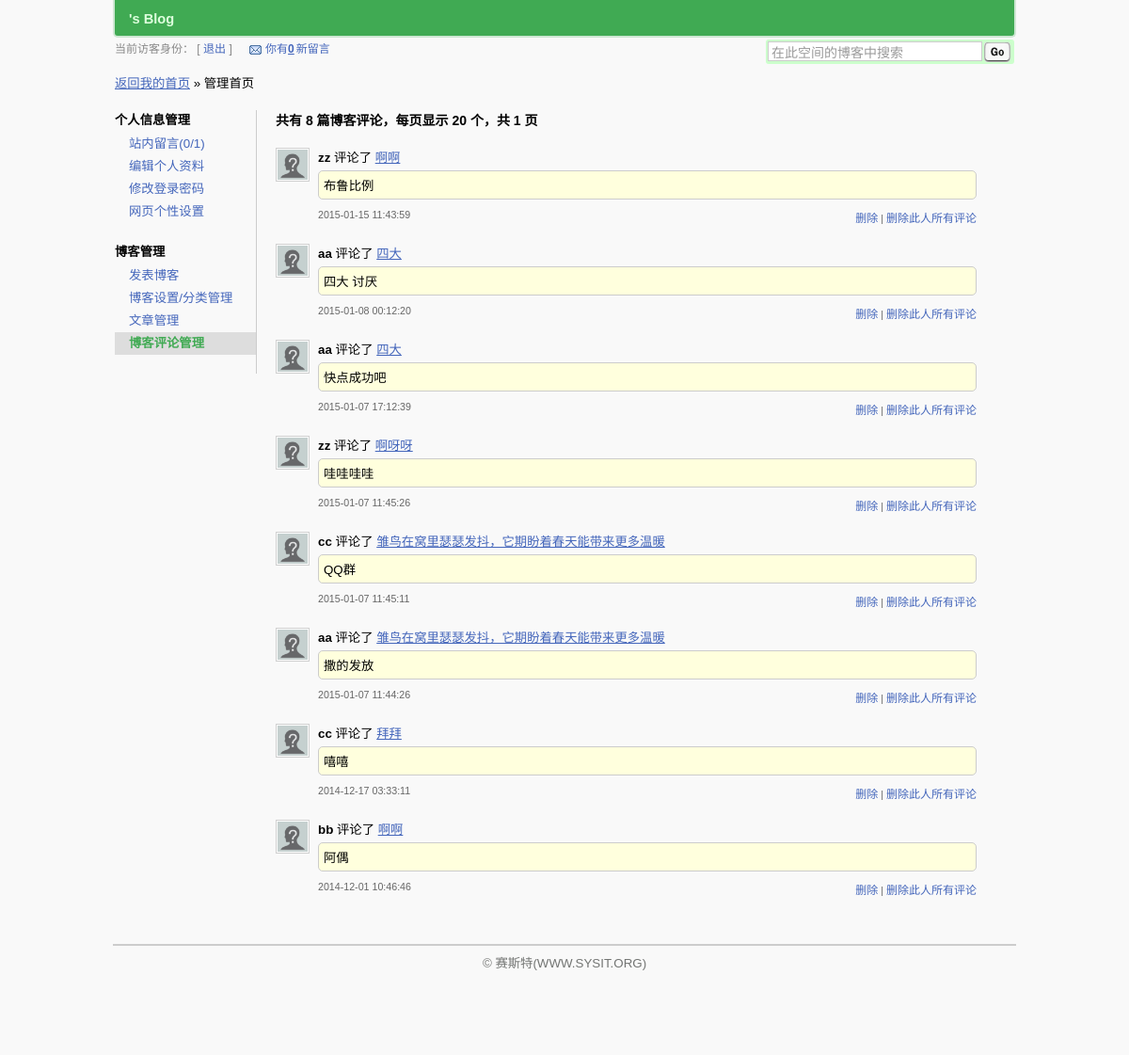
Before: /index.php/blog/blogComments with the older database file.
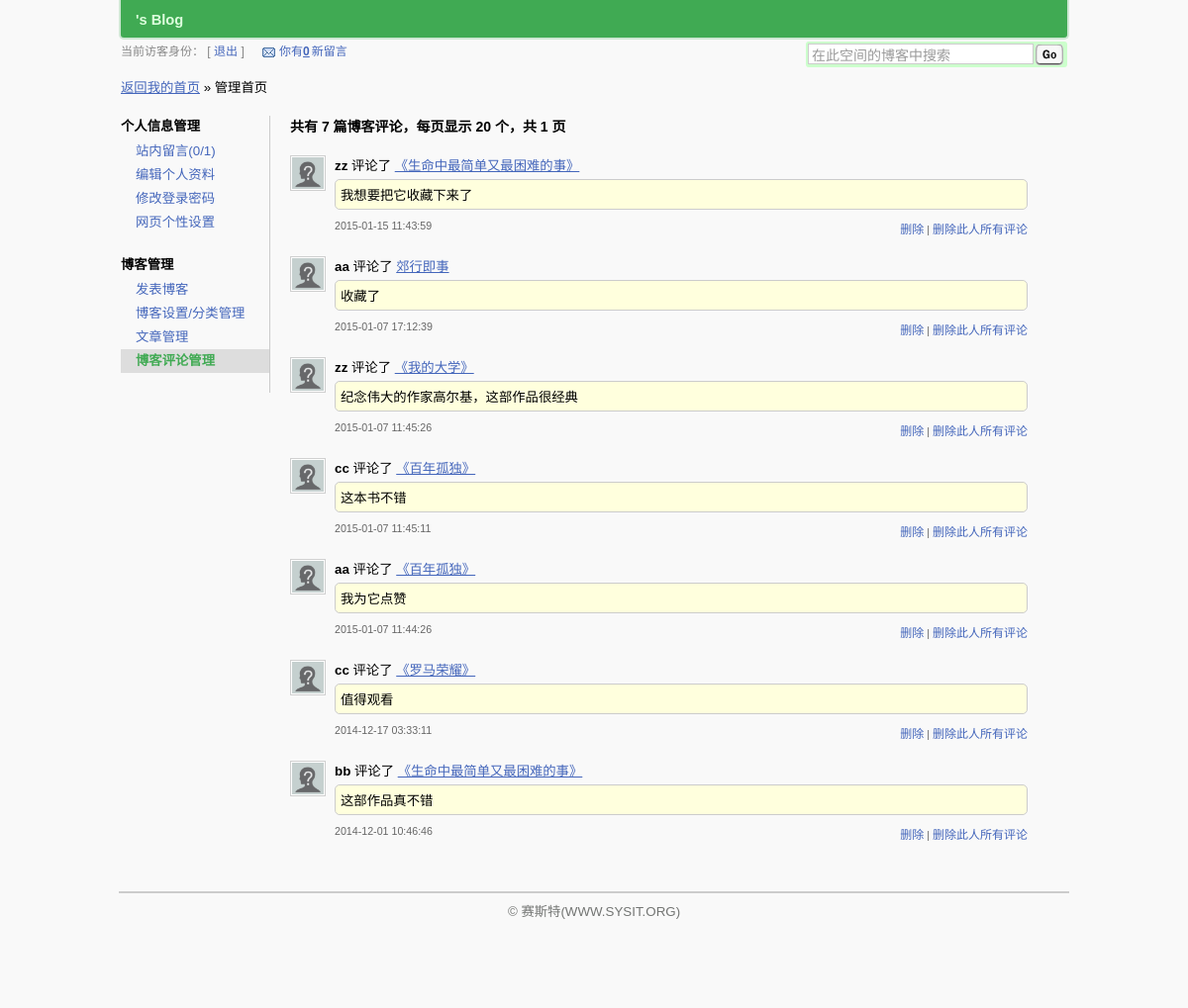
After: the same page with the newer database file.
### tables this page shows
CREATE TABLE `t_comments` (
  `COMMENT_ID` int(11) NOT NULL AUTO_INCREMENT COMMENT '编号',
  `COMMENTATOR` int(11) DEFAULT NULL COMMENT '评论人',
  `BLOG_ID` int(11) DEFAULT NULL COMMENT '评论博客',
  `CONTENT` text COMMENT '评论内容',
  `ADD_TIME` datetime DEFAULT NULL COMMENT '评论时间',
  PRIMARY KEY (`COMMENT_ID`),
  KEY `FK_BLOGS_COMMENTS` (`BLOG_ID`),
  KEY `FK_USERS_COMMENTS` (`COMMENTATOR`),
  CONSTRAINT `FK_BLOGS_COMMENTS` FOREIGN KEY (`BLOG_ID`) REFERENCES `t_blogs` (`BLOG_ID`) ON DELETE CASCADE,
  CONSTRAINT `FK_USERS_COMMENTS` FOREIGN KEY (`COMMENTATOR`) REFERENCES `t_users` (`USER_ID`)
);

CREATE TABLE `t_users` (
  `USER_ID` int(11) NOT NULL AUTO_INCREMENT COMMENT '编号',
  `ACCOUNT` varchar(50) DEFAULT NULL COMMENT '登录帐号',
  `PASSWORD` varchar(20) DEFAULT NULL COMMENT '登录密码',
  `NAME` varchar(50) DEFAULT NULL COMMENT '姓名',
  `GENDER` varchar(2) NOT NULL COMMENT '性别',
  `BIRTHDAY` varchar(20) DEFAULT NULL COMMENT '生日',
  `PROVINCE` varchar(20) DEFAULT NULL COMMENT '居住地区',
  `CITY` varchar(20) DEFAULT NULL COMMENT '居住城市',
  `SIGNATURE` varchar(200) DEFAULT NULL COMMENT '个性签名',
  `IMG` varchar(100) DEFAULT NULL COMMENT '个人头像',
  `MOOD` varchar(100) DEFAULT NULL COMMENT '我的心情',
  PRIMARY KEY (`USER_ID`)
);

CREATE TABLE `t_blogs` (
  `BLOG_ID` int(11) NOT NULL AUTO_INCREMENT COMMENT '编号',
  `CATALOG_ID` int(11) DEFAULT NULL COMMENT '所属分类',
  `WRITER` int(11) DEFAULT NULL COMMENT '作者',
  `TITLE` varchar(100) DEFAULT NULL COMMENT '标题',
  `CONTENT` text COMMENT '内容',
  `ADD_TIME` datetime DEFAULT NULL COMMENT '添加时间',
  `CLICK_RATE` int(11) DEFAULT NULL COMMENT '点击率',
  `IS_YOURS` varchar(20) DEFAULT NULL,
  `COMM_RATE` int(11) DEFAULT NULL,
  PRIMARY KEY (`BLOG_ID`),
  KEY `FK_CATALOGS_BLOGS` (`CATALOG_ID`),
  KEY `FK_USERS_BLOGS` (`WRITER`),
  CONSTRAINT `FK_CATALOGS_BLOGS` FOREIGN KEY (`CATALOG_ID`) REFERENCES `t_blog_catalogs` (`CATALOG_ID`) ON DELETE CASCADE,
  CONSTRAINT `FK_USERS_BLOGS` FOREIGN KEY (`WRITER`) REFERENCES `t_users` (`USER_ID`) ON DELETE CASCADE
);

### application/controllers/Blog.php (called while the page is built, shortened)
<?php defined('BASEPATH') OR exit('No direct script access allowed');
    class Blog extends CI_Controller{
        public function blogComments(){
            $this->load->model('Blog_model');
            $rs=$this->Blog_model->User_comments();
            $arr['ucom']=$rs;
            $this->load->view('blogComments.php',$arr);
        }
    }
?>

### index.php (called while the page is built, shortened)
<?php
require_once BASEPATH.'core/CodeIgniter.php';

### application/models/Blog_model.php (called while the page is built, shortened)
<?php defined('BASEPATH') OR exit('No direct script access allowed');
    class Blog_model extends CI_model{
        public function User_comments(){
            $sql="select t_users.ACCOUNT,t_blogs.TITLE,t_comments.CONTENT,
                         t_comments.ADD_TIME,t_comments.COMMENT_ID,t_comments.COMMENTATOR
                  from t_comments,t_users,t_blogs
                  where t_comments.COMMENTATOR=t_users.USER_ID
                  and t_comments.BLOG_ID=t_blogs.BLOG_ID
                  ORDER BY t_comments.ADD_TIME DESC";
            $query=$this->db->query($sql);
            return $query->result();
        }
    }
?>

### application/views/blogComments.php (the view, shortened to what this page needs)
<!DOCTYPE html PUBLIC "-//W3C//DTD XHTML 1.0 Transitional//EN" "http://www.w3.org/TR/xhtml1/DTD/xhtml1-transitional.dtd">
<html xml:lang="zh-CN" xmlns="http://www.w3.org/1999/xhtml" lang="zh-CN"><head>
      <link rel="stylesheet" href="assets/css/space2011.css" type="text/css" media="screen">
  <link rel="stylesheet" type="text/css" href="assets/css/jquery.css" media="screen">
</head>
<body>
<div id="OSC_Screen">
<div id="OSC_Banner">
    <div id="OSC_Slogon"><?php echo $this->session->userdata('uname');?>'s Blog</div>
    <div id="OSC_Channels">
        <ul>
        <li><a href="" class="project"><?php echo $this->session->userdata(umood);?></a></li>
        </ul>
    </div>
</div><div id="OSC_Topbar">
	  <div id="VisitorInfo">
		当前访客身份：
				<?php echo $this->session->userdata('uname');?> [ <a href="User/unindex">退出</a> ]
				<span id="OSC_Notification">
			<a href="Blog/inbox" class="msgbox" title="进入我的留言箱">你有<em>0</em>新留言</a>
																				</span>
    </div>
		<div id="SearchBar">
    		<form action="javascript:;">
                <input id="txt_q" name="q" class="SERACH" value="在此空间的博客中搜索" onblur="(this.value=='')?this.value='在此空间的博客中搜索':this.value" onfocus="if(this.value=='在此空间的博客中搜索'){this.value='';};this.select();" type="text">
				<input class="SUBMIT" value="搜索" type="submit">
    		</form>
		</div>
	</div>
	<div id="OSC_Content">
<div id="AdminScreen">
    <div id="AdminPath">
        <a href="Blog/index">返回我的首页</a>&nbsp;»
    	<span id="AdminTitle">管理首页</span>
    </div>
    <div id="AdminMenu"><ul>
	<li class="caption">个人信息管理
		<ol>
			<li><a href="Blog/inbox">站内留言(0/1)</a></li>
			<li><a href="Blog/profile">编辑个人资料</a></li>
			<li><a href="Blog/chpwd">修改登录密码</a></li>
			<li><a href="Blog/userSettings">网页个性设置</a></li>
		</ol>
	</li>
</ul>
<ul>
	<li class="caption">博客管理
		<ol>
			<li><a href="Blog/newBlog">发表博客</a></li>
			<li><a href="Blog/blogCatalogs">博客设置/分类管理</a></li>
			<li><a href="Blog/blogs">文章管理</a></li>
			<li class="current"><a href="Blog/blogComments">博客评论管理</a></li>
		</ol>
	</li>
</ul>
</div>
    <div id="AdminContent">
<div class="MainForm BlogCommentManage">
  <h3>共有 <?php echo count($ucom);?> 篇博客评论，每页显示 20 个，共 1 页</h3>
  <ul>
      <?php
        foreach ($ucom as $v) {
            ?>
            <li id="cmt_24027_154693_261665734" class="row_1 <?php echo $v->COMMENTATOR;?>">
                <span class="portrait">
                    <a href="javascript:;" target="_blank">
                        <img src="images/portrait.gif"
                             alt="<?php echo $v->ACCOUNT; ?>"
                             title="<?php echo $v->ACCOUNT; ?>"
                             class="SmallPortrait" user="154693"
                             align="absmiddle">
                    </a>
                </span>
                <span class="comment">
		<div class="user"><b><?php echo $v->ACCOUNT; ?></b> 评论了 <a href="Blog/viewPost_logined"
                                                                    target="_blank"><?php echo $v->TITLE;?></a></div>
		<div class="content"><p><?php echo $v->CONTENT?></p></div>
		<div class="opts">
			<span style="float:right;">
			<a href="javascript:;" id="<?php echo $v->COMMENT_ID;?>">删除</a> |
			<a href="javascript:;" id="<?php echo $v->COMMENTATOR;?>">删除此人所有评论</a>
			</span>
			<?php echo $v->ADD_TIME;?>
		</div>
		</span>
            </li>
            <?php
            }
        ?>
  </ul>
</div>
</div>
</div>
</div>
	<div id="OSC_Footer">© 赛斯特(WWW.SYSIT.ORG)</div>
</div>
</body></html>

Changed rows visible on the page:
removed t_comments: COMMENTATOR.ACCOUNT "aa", BLOG_ID.TITLE "四大", CONTENT "四大 讨厌", ADD_TIME "2015-01-08 00:12:20"
changed t_comments: BLOG_ID.TITLE "啊啊" → "《生命中最简单又最困难的事》"; CONTENT "布鲁比例" → "我想要把它收藏下来了"
changed t_comments: BLOG_ID.TITLE "四大" → "郊行即事"; CONTENT "快点成功吧" → "收藏了"
changed t_comments: BLOG_ID.TITLE "啊呀呀" → "《我的大学》"; CONTENT "哇哇哇哇" → "纪念伟大的作家高尔基，这部作品很经典"
changed t_comments: BLOG_ID.TITLE "雏鸟在窝里瑟瑟发抖，它期盼着春天能带来更多温暖" → "《百年孤独》"; CONTENT "QQ群" → "这本书不错"
changed t_comments: BLOG_ID.TITLE "雏鸟在窝里瑟瑟发抖，它期盼着春天能带来更多温暖" → "《百年孤独》"; CONTENT "撒的发放" → "我为它点赞"
changed t_comments: BLOG_ID.TITLE "拜拜" → "《罗马荣耀》"; CONTENT "嘻嘻" → "值得观看"
changed t_comments "bb": BLOG_ID.TITLE "啊啊" → "《生命中最简单又最困难的事》"; CONTENT "阿偶" → "这部作品真不错"
Other visible differences:
count($ucom): "8" → "7"
